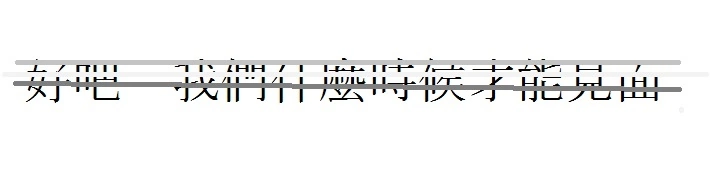
#> input picture images/bad_text.jpg, 710 x 188 px
$ jupyter execute lab4.ipynb   (shell and % lines are left out)
#> lines starting #> are read from the running program, lines starting #| are printed output that depends on the picture; after the words box and inside, x2 and y2 are one past the last pixel; in counts of white or black regions, pixels touching at a corner belong together
# Лабораторная работа 4. Цифровая обработка изображений.
> Выполнена студентом: **Гришин Е.В. 22ВВИм2**

Цель лабораторной работы:
1. Бинаризация
2. Выделение границ
3. Методы анализа изображений
4. Локальные особенности. Особые точки.

## Импорт библиотек

[cell 1]

import matplotlib.pyplot as plt

import cv2 as cv
import numpy as np

image_path = 'images/bad_text.jpg'

## Загрузка изображения

[cell 2]
# Загрузка изображения
bgr_image = cv.imread(image_path)
#> bgr_image is the input picture: shape (188, 710, 3); mean B, G, R 243.4, 243.6, 243.5
gray_image = cv.cvtColor(bgr_image, cv.COLOR_BGR2GRAY)

plt.figure(figsize=(14, 4))
plt.imshow(gray_image, cmap='gray')

[cell 3]
removed = cv.inRange(gray_image, 120, 245)
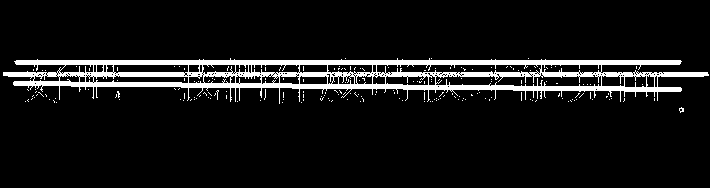
#> removed: shape (188, 710); 8.5% white; 192 white regions (191 under 20 px), largest, box (x1, y1, x2, y2) and area: (3, 58, 709, 104) 10933
removed = cv.morphologyEx(removed, cv.MORPH_OPEN, np.ones((1, 6), np.uint8))
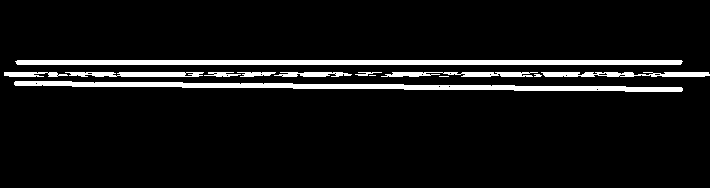
#> removed: shape (188, 710); 7% white; 13 white regions (3 under 20 px), largest, box (x1, y1, x2, y2) and area: (14, 81, 683, 92) 3335, (15, 60, 683, 65) 3329, (541, 72, 710, 77) 684
for _ in range(5):
    removed = cv.dilate(removed, np.ones((1, 8), np.uint8))
#> this loop made 5 passes
#> pass 1, `removed = cv.dilate(removed, np.ones((1, 8), np.uint8))`:
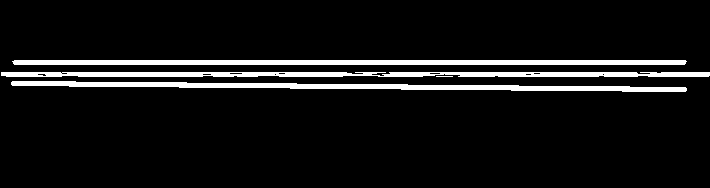
#> removed: shape (188, 710); 7.5% white; 4 white regions (1 under 20 px), largest, box (x1, y1, x2, y2) and area: (11, 81, 687, 92) 3421, (12, 60, 687, 65) 3364, (1, 72, 710, 77) 3242
#> after the loop:
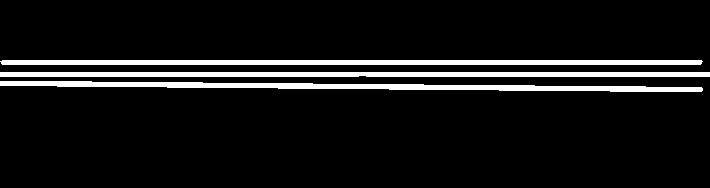
#> removed: shape (188, 710); 8.1% white; 3 white regions, box (x1, y1, x2, y2) and area: (0, 81, 703, 92) 3726, (0, 72, 710, 77) 3543, (0, 60, 703, 65) 3504

mask_off = cv.bitwise_or(removed, gray_image)
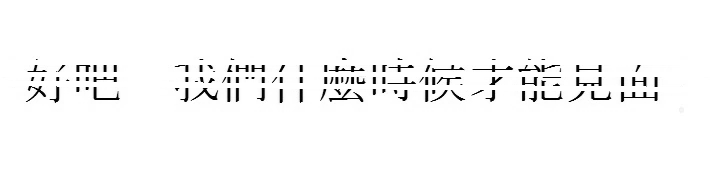
#> mask_off: shape (188, 710); min 0, max 255, mean 248.7

plt.figure(figsize=(14,4))
plt.imshow(mask_off, cmap='gray')

[cell 4]
sharp_k = -np.ones((3, 3))
sharp_k[1, 1] = 9

eroded = cv.erode(mask_off, np.ones((6, 1), np.uint8))
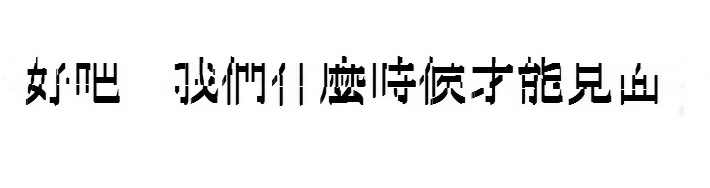
#> eroded: shape (188, 710); min 0, max 255, mean 238.9
blurred = cv.GaussianBlur(eroded, (9, 9), 2.0)
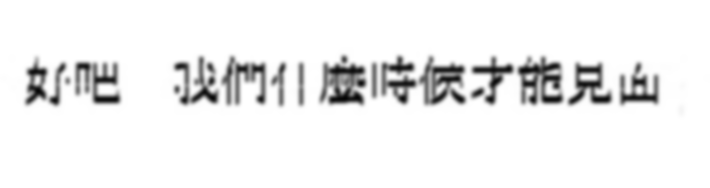
#> blurred: shape (188, 710); min 4, max 255, mean 238.9
sharpened = cv.filter2D(blurred, -1, sharp_k)
sharpened = cv.morphologyEx(sharpened, cv.MORPH_CLOSE, np.ones((2, 2), np.uint8))
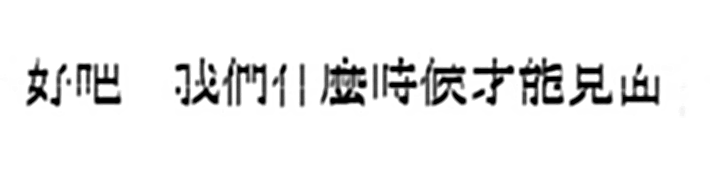
#> sharpened: shape (188, 710); min 0, max 255, mean 238.5
sharpened = cv.filter2D(sharpened, -1, sharp_k)
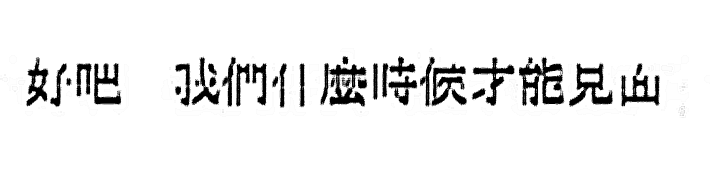
#> sharpened: shape (188, 710); min 0, max 255, mean 237.8
sharpened = cv.morphologyEx(sharpened, cv.MORPH_CLOSE, np.ones((2, 2), np.uint8))
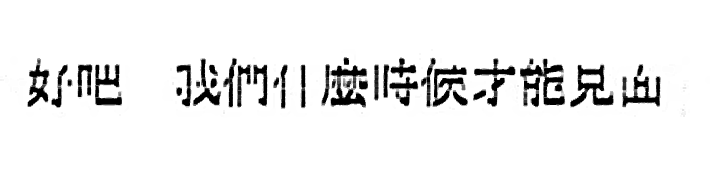
#> sharpened: shape (188, 710); min 0, max 255, mean 238.5


cv.imwrite('images/fuller_text.png', cv.cvtColor(sharpened, cv.COLOR_GRAY2BGR))
plt.figure(figsize=(14,4))
plt.imshow(sharpened, cmap='gray')
